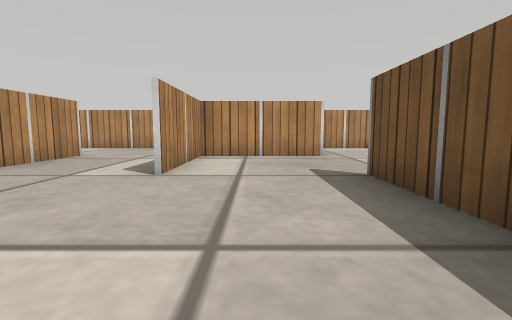
view 1 (above)

16 first-person views from a walk through a robot-simulator world made for Webots. The camera is 0.13 m above the floor, tilts 6° down and sees 85° across. The floor is counted in squares, 0.2 m on a side. Each view is taken from the middle of a square. On the plan, view 1 faces up. The plan holds only what a view shows up to about 9 squares ahead; the rest is blank. The place goes on beyond the plan. Robots are left out. Webots' stock objects and surfaces are drawn as simple stand-ins.

view 2
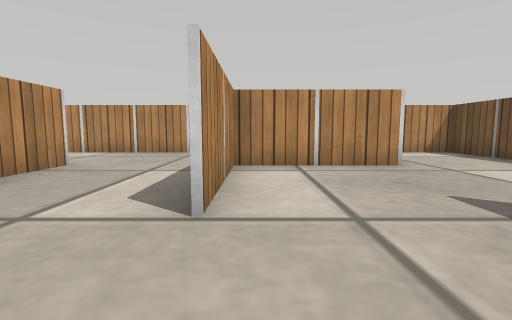

view 3
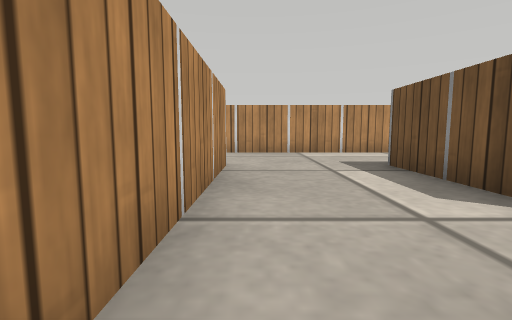

view 4
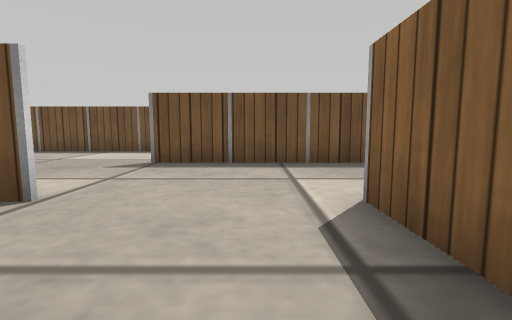

view 5
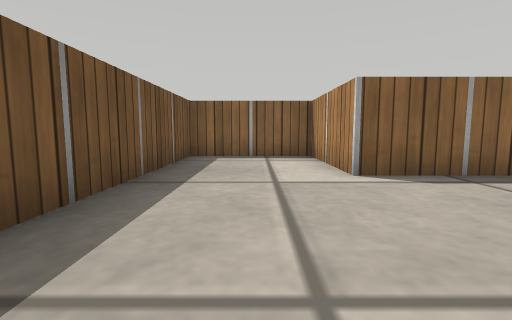

view 6
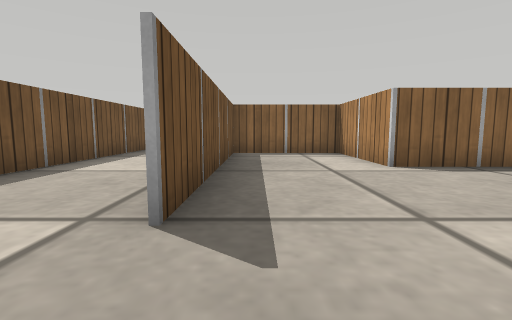

view 7
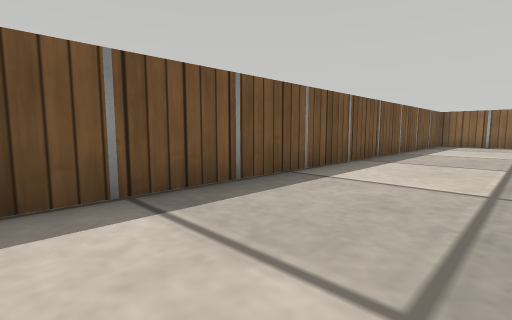

view 8
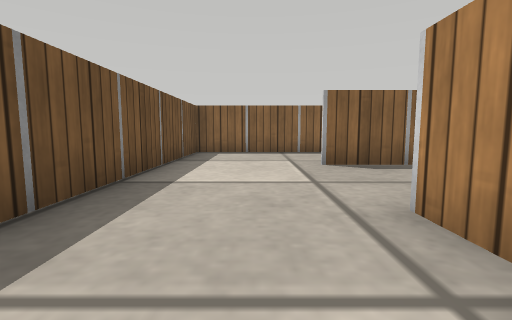

view 9
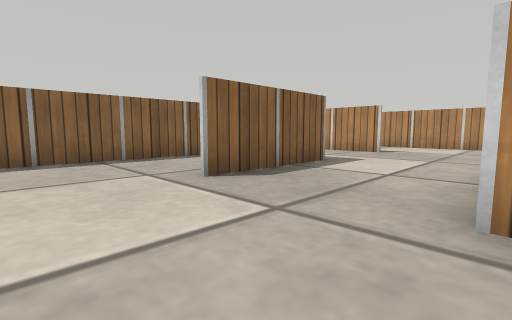

view 10
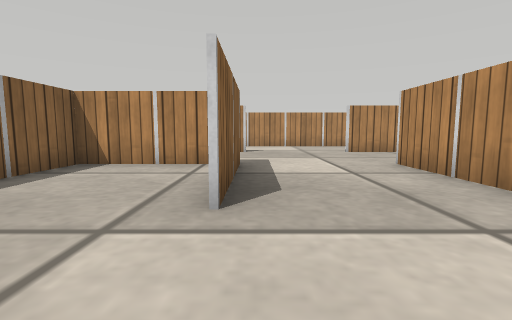

view 11
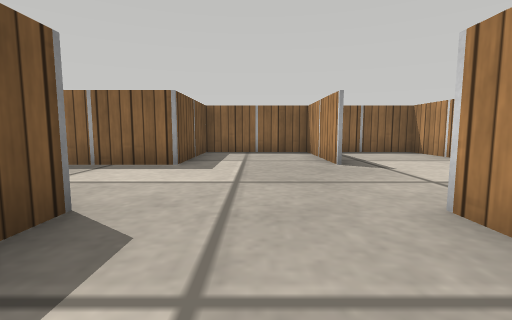

view 12
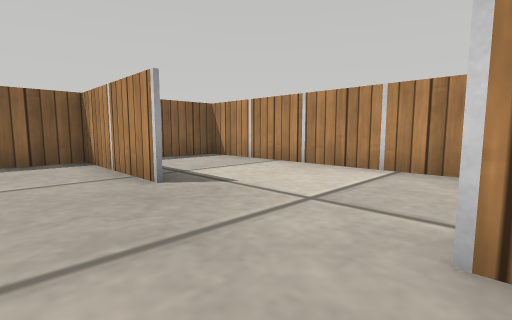

view 13
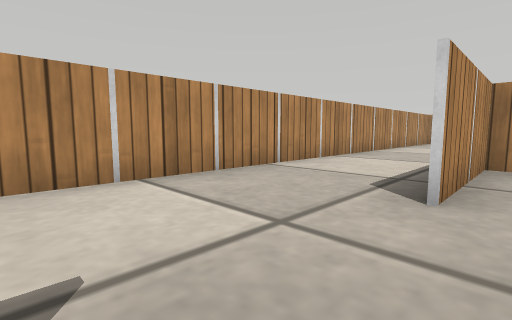

view 14
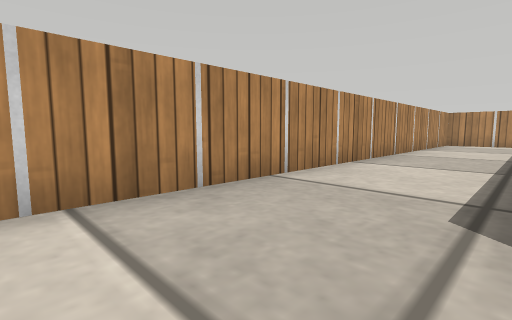

view 15
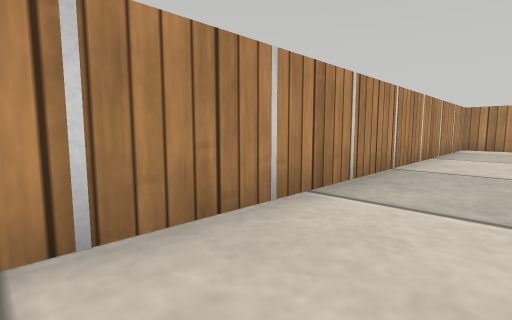

view 16
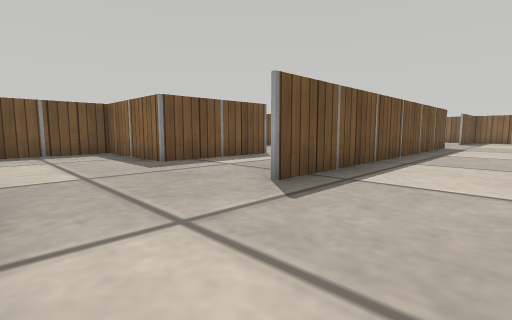

### Floor plan
Ten units are one square. View 1 is at (0, 0); x grows to the right and y downward. Boxes are objects, and circles mark ways between rooms. Rooms are numbered by the first view taken in them; rooms with no view inside come last. Other rooms are left out.
<svg viewBox="-82 -109 135 199">
<path fill="none" stroke="#000" d="M-14 -10 -14 22 17 22 17 -43M18 -72 -14 -72 -14 -40M-15 -40 -15 -73 17 -73 17 -98M-46 -74 -46 -25M0 -104 -45 -104M-37 -10 -14 -10M11 22 -15 22 -15 15M17 12 17 22M48 55 48 -104 34 -104M-46 52 -46 85M-15 85 -15 53 18 53M-41 -9 -46 -9 -46 22M-49 85 -10 85M-46 5 -46 -74M-45 -104 -77 -104 -77 85 -49 85M-10 85 48 85 48 55M-14 59 -14 85"/>
<circle cx="-10" cy="-30" r="3" fill="#2a7"/>
<circle cx="20" cy="-55" r="3" fill="#2a7"/>
<circle cx="-50" cy="-90" r="3" fill="#2a7"/>
<circle cx="-50" cy="40" r="3" fill="#2a7"/>
<circle cx="30" cy="50" r="3" fill="#2a7"/>
<text x="10" y="-30">1</text>
<text x="-20" y="-60">2</text>
<text x="10" y="30">3</text>
<text x="-60" y="-10">4</text>
<text x="20" y="70">5</text>
</svg>
Room 1 opens to room 2. Room 1 opens to room 3. Room 2 opens to room 4. Room 3 opens to room 4. Room 3 opens to room 5.

Where each view was taken, in squares from view 1:
view 1: 0 up, 0 right, facing up
view 2: 2 up, 1 left, facing up
view 3: 2 up, 4 left, facing up
view 4: 2 up, 4 left, facing right
view 5: 5 up, 0 right, facing down
view 6: 6 up, 1 right, facing down
view 7: 5 up, 2 right, facing down-right
view 8: 0 up, 3 right, facing down
view 9: 2 down, 4 right, facing down-left
view 10: 5 down, 4 right, facing left
view 11: 0 up, 3 left, facing down
view 12: 2 down, 3 left, facing down-left
view 13: 5 down, 4 left, facing up-left
view 14: 4 down, 5 left, facing up-left
view 15: 1 down, 6 left, facing up-left
view 16: 10 up, 7 left, facing down-right
